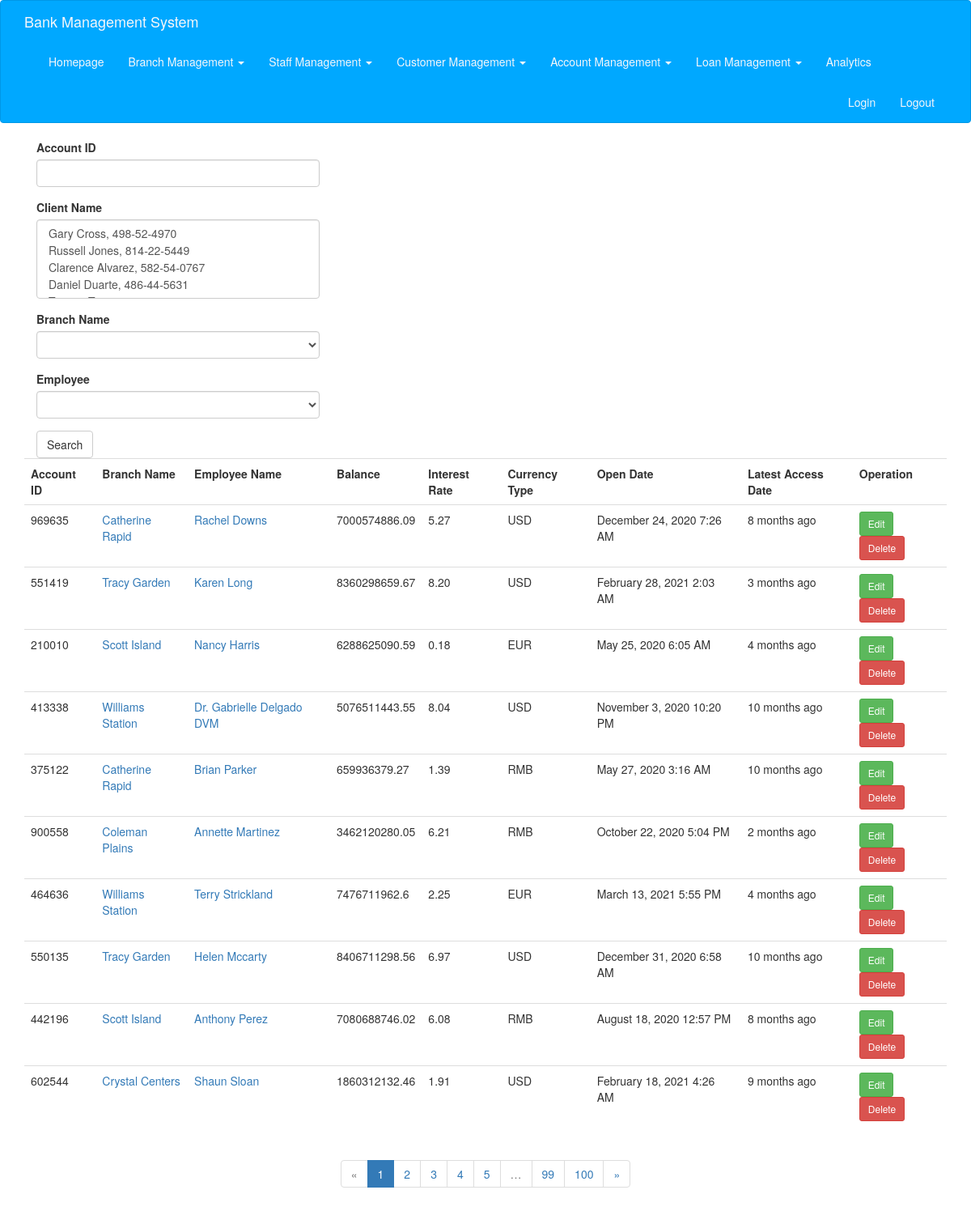
The app's page /saving_account (signed in) with its own data.
### app/models.py (models this page shows, shortened)
class SavingAccount(db.Model):
    __tablename__ = 'savings'
    id = db.Column(db.String(20), primary_key=True)
    branch_name = db.Column(db.String(100), db.ForeignKey('branches.name'))
    employee_id = db.Column(db.String(20), db.ForeignKey('employees.id'))
    balance = db.Column(db.Float)
    open_date = db.Column(db.DateTime, default=datetime.utcnow)
    interest_rate = db.Column(db.String(10))
    currency_type = db.Column(db.String(5))
    last_access_date = db.Column(db.DateTime, default=datetime.utcnow)
    clients = db.relationship(
        'ClientSaving',
        foreign_keys=[ClientSaving.saving_id],
        backref=db.backref('saving_account', lazy='joined'),
        lazy='dynamic',
        cascade='all, delete-orphan'
    )

class Branch(db.Model):
    __tablename__ = 'branches'
    name = db.Column(db.String(100), primary_key=True)
    city = db.Column(db.String(20))
    asset = db.Column(db.Integer)
    employees = db.relationship('Employee', backref='branch', lazy='dynamic')
    loans = db.relationship('Loan', backref='branch', lazy='dynamic')
    saving_accounts = db.relationship(
        'SavingAccount', backref='branch', lazy='dynamic')
    check_accounts = db.relationship(
        'CheckAccount', backref='branch', lazy='dynamic')

class Employee(db.Model):
    __tablename__ = 'employees'
    id = db.Column(db.String(20), primary_key=True)
    branch_name = db.Column(db.String(100), db.ForeignKey('branches.name'))
    name = db.Column(db.String(20))
    phone = db.Column(db.String(15))
    address = db.Column(db.String(256))
    enroll_date = db.Column(db.Date, default=date.today())
    saving_accounts_managed = db.relationship(
        'SavingAccount', backref='employee', lazy='dynamic')
    check_accounts_managed = db.relationship(
        'CheckAccount', backref='employee', lazy='dynamic')
    loans_managed = db.relationship('Loan', backref='employee', lazy='dynamic')

### app/main/views.py (the view, shortened to what this page needs)
@main.route('/saving_account', methods=['GET', 'POST'])
@login_required
def saving_account():
    form = SavingAccountSearchForm()
    query = SavingAccount.query
    search_sa_id = request.cookies.get('search_sa_id', '')
    search_sa_branch_name = request.cookies.get('search_sa_branch_name', '')
    search_sa_employee_id = request.cookies.get('search_sa_employee_id', '')
    search_sa_clients = request.cookies.get('search_sa_clients', '')
    if search_sa_clients != '':
        search_sa_clients = search_sa_clients.split(',')
    else:
        search_sa_clients = []
    if search_sa_id != '':
        query = query.filter_by(id=search_sa_id)
        form.id.data = search_sa_id
    if search_sa_branch_name != '':
        query = query.filter_by(branch_name=search_sa_branch_name)
        form.branch_name.data = search_sa_branch_name
    if search_sa_employee_id != '':
        query = query.filter_by(employee_id=search_sa_employee_id)
        form.employee_id.data = search_sa_employee_id
    if search_sa_clients != []:
        for c_id in search_sa_clients:
            query = query.filter(SavingAccount.clients.any(client_id=c_id))
        form.clients.data = search_sa_clients
    page = request.args.get('page', 1, type=int)
    pagination = query.paginate(
        page, per_page=current_app.config['ITEMS_PER_PAGE'], error_out=False)
    saving_accounts = pagination.items
    return render_template('saving_account.html', form=form, saving_accounts=saving_accounts, pagination=pagination)

### app/main/forms.py
class SavingAccountSearchForm(FlaskForm):
    id = StringField("Account ID", validators=[])
    clients = SelectMultipleField("Client Name", validators=[])
    branch_name = SelectField('Branch Name')
    employee_id = SelectField('Employee')
    submit = SubmitField("Search")
    def __init__(self, *args, **kwargs):
        super(SavingAccountSearchForm, self).__init__(*args, **kwargs)
        self.branch_name.choices = [('', '')]
        self.branch_name.choices.extend([(branch.name, branch.name)
                             for branch in Branch.query.all()])
        self.clients.choices = [(client.id, client.name + ', ' + client.id)
                             for client in Client.query.all()]
        self.employee_id.choices = [('', '')]
        self.employee_id.choices.extend([(employee.id, employee.name + ', ' + employee.id)
                             for employee in Employee.query.all()])

### app/models.py (called while the page is built)
@login_manager.user_loader
def load_user(user_id):
    return SystemUser.query.get(user_id)

### app/templates/saving_account.html (shortened to what this page needs)
{% extends "base.html" %}
{% import "bootstrap/wtf.html" as wtf %}
{% import "_macros.html" as macros %}
{% block page_content %}
<div class="col-md-4">
    {{ wtf.quick_form(form) }}
</div>
{% include '_saving_account.html' %}
{% if pagination %}
<div class="pagination">
    {{ macros.pagination_widget(pagination, '.saving_account') }}
</div>
{% endif %}
{% endblock %}

### app/templates/_saving_account.html
<table class="table table-hover">
    <tr>
        <th>Account ID</th>
        <th>Branch Name</th>
        <th>Employee Name</th>
        <th>Balance</th>
        <th>Interest Rate</th>
        <th>Currency Type</th>
        <th>Open Date</th>
        <th>Latest Access Date</th>
        <th>Operation</th>
    </tr>
    {% for a in saving_accounts %}
    <tr>
        <td>{{ a.id }}</td>
        <td><a href="{{ url_for('main.branch_edit', branch_name=a.branch.name) }}">{{ a.branch.name }}</a></td>
        <td><a href="{{ url_for('main.employee_edit', employee_id=a.employee.id) }}">{{ a.employee.name }}</a></td>
        <td>{{ a.balance }}</td>
        <td>{{ a.interest_rate }}</td>
        <td>{{ a.currency_type }}</td>
        <td>{{ moment(a.open_date).format('LLL') }} </td>
        <td>{{ moment(a.last_access_date).fromNow() }} </td>
        <td>
                <a class="btn btn-success btn-sm" type="buttoon" href="{{ url_for('main.saving_account_edit', account_id=a.id) }}">Edit</a>
                <a class="btn btn-danger btn-sm" type="button" href="{{ url_for('main.saving_account_delete', account_id=a.id) }}">Delete</a>
        </td>
    </tr>
    {% endfor %}
</table>

### app/static/styles.css (style rules this page uses)
div.pagination { width: 100%; text-align: center; padding: 0px; margin: 0px; }

### records on screen
SavingAccount: id "969635", branch.name "Catherine Rapid", employee.name "Rachel Downs", balance "7000574886.09", interest_rate "5.27", currency_type "USD", open_date "December 24, 2020 7:26 AM", last_access_date "8 months ago"
SavingAccount: id "551419", branch.name "Tracy Garden", employee.name "Karen Long", balance "8360298659.67", interest_rate "8.20", currency_type "USD", open_date "February 28, 2021 2:03 AM", last_access_date "3 months ago"
SavingAccount: id "210010", branch.name "Scott Island", employee.name "Nancy Harris", balance "6288625090.59", interest_rate "0.18", currency_type "EUR", open_date "May 25, 2020 6:05 AM", last_access_date "4 months ago"
SavingAccount: id "413338", branch.name "Williams Station", employee.name "Dr. Gabrielle Delgado DVM", balance "5076511443.55", interest_rate "8.04", currency_type "USD", open_date "November 3, 2020 10:20 PM", last_access_date "10 months ago"
SavingAccount: id "375122", branch.name "Catherine Rapid", employee.name "Brian Parker", balance "659936379.27", interest_rate "1.39", currency_type "RMB", open_date "May 27, 2020 3:16 AM", last_access_date "10 months ago"
SavingAccount: id "900558", branch.name "Coleman Plains", employee.name "Annette Martinez", balance "3462120280.05", interest_rate "6.21", currency_type "RMB", open_date "October 22, 2020 5:04 PM", last_access_date "2 months ago"
SavingAccount: id "464636", branch.name "Williams Station", employee.name "Terry Strickland", balance "7476711962.6", interest_rate "2.25", currency_type "EUR", open_date "March 13, 2021 5:55 PM", last_access_date "4 months ago"
SavingAccount: id "550135", branch.name "Tracy Garden", employee.name "Helen Mccarty", balance "8406711298.56", interest_rate "6.97", currency_type "USD", open_date "December 31, 2020 6:58 AM", last_access_date "10 months ago"
SavingAccount: id "442196", branch.name "Scott Island", employee.name "Anthony Perez", balance "7080688746.02", interest_rate "6.08", currency_type "RMB", open_date "August 18, 2020 12:57 PM", last_access_date "8 months ago"
SavingAccount: id "602544", branch.name "Crystal Centers", employee.name "Shaun Sloan", balance "1860312132.46", interest_rate "1.91", currency_type "USD", open_date "February 18, 2021 4:26 AM", last_access_date "9 months ago"

### other values on screen
{{ p }} "1"
{{ p }} "2" "3" "4" "5" "99" "100"
